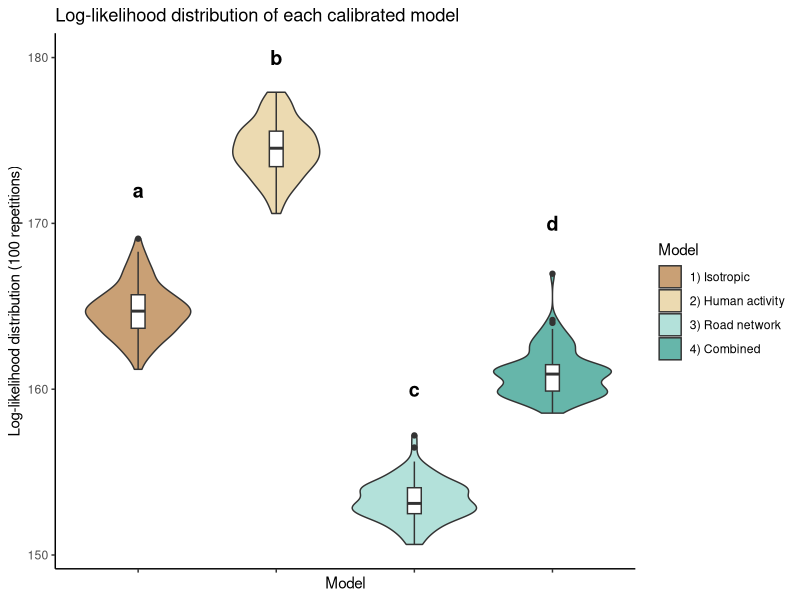

Reproduce this figure in R.
#!/usr/bin/env Rscript
# coding: utf-8

suppressWarnings(library("ggplot2"))
suppressWarnings(library("cowplot"))

### Load log-likelihood and AIC data ###
load_log_likelihood_and_AIC <- function()
{
  #---------------------------------------------------#
  # 1) Load the datasets                              #
  #---------------------------------------------------#
  isotropic_all       = read.table("2_cmaes_validation/1-isotropic_all.txt", sep=" ", h=T)
  human_activity_all  = read.table("2_cmaes_validation/2-human_activity_all.txt", sep=" ", h=T)
  road_network_all    = read.table("2_cmaes_validation/3-road_network_all.txt", sep=" ", h=T)
  combined_all        = read.table("2_cmaes_validation/4-combined_all.txt", sep=" ", h=T)
  isotropic_mean      = read.table("2_cmaes_validation/1-isotropic_mean.txt", sep=" ", h=T)
  human_activity_mean = read.table("2_cmaes_validation/2-human_activity_mean.txt", sep=" ", h=T)
  road_network_mean   = read.table("2_cmaes_validation/3-road_network_mean.txt", sep=" ", h=T)
  combined_mean       = read.table("2_cmaes_validation/4-combined_mean.txt", sep=" ", h=T)
  #---------------------------------------------------#
  # 2) Order mean log-likelihoods by increasing order #
  #---------------------------------------------------#
  isotropic_mean      = isotropic_mean[order(isotropic_mean$replay_mean),]
  human_activity_mean = human_activity_mean[order(human_activity_mean$replay_mean),]
  road_network_mean   = road_network_mean[order(road_network_mean$replay_mean),]
  combined_mean       = combined_mean[order(combined_mean$replay_mean),]
  #---------------------------------------------------#
  # 3) Get replayed log-likelihoods                   #
  #---------------------------------------------------#
  L1 = isotropic_all[isotropic_all$cmaes==isotropic_mean$cmaes[1],"replay"]
  L2 = human_activity_all[human_activity_all$cmaes== human_activity_mean$cmaes[1],"replay"]
  L3 = road_network_all[road_network_all$cmaes== road_network_mean$cmaes[1],"replay"]
  L4 = combined_all[combined_all$cmaes==combined_mean$cmaes[1],"replay"]
  #---------------------------------------------------#
  # 4) Compute AICs : 2*-log(L)+2*K                   #
  #---------------------------------------------------#
  isotropic_nb_params      = 5
  human_activity_nb_params = 5
  road_network_nb_params   = 9
  combined_nb_params       = 9
  AIC1                     = 2*L1+2*isotropic_nb_params
  AIC2                     = 2*L2+2*human_activity_nb_params
  AIC3                     = 2*L3+2*road_network_nb_params
  AIC4                     = 2*L4+2*combined_nb_params
  #---------------------------------------------------#
  # 5) Build the dataset                              #
  #---------------------------------------------------#
  models      = c(rep("1) Isotropic", length(L1)),
                  rep("2) Human activity", length(L2)),
                  rep("3) Road network", length(L3)),
                  rep("4) Combined", length(L4)))
  vector1     = c(L1, L2, L3, L4)
  vector2     = c(AIC1, AIC2, AIC3, AIC4)
  data        = as.data.frame(cbind(vector1,vector2))
  data$Model  = as.factor(models)
  names(data) = c("LogLikelihood", "AIC", "Model")
  return(data)
}

### Plot the log-likelihood distributions ###
plot_loglikelihood_distribution <- function()
{
  data           = load_log_likelihood_and_AIC()
  my_comparisons = list(c("1) Isotropic", "2) Human activity"), c("1) Isotropic", "3) Road network"), c("1) Isotropic", "4) Combined"), c("2) Human activity", "3) Road network"), c("2) Human activity", "4) Combined"), c("3) Road network", "4) Combined"))
  ### LOG-LIKELIHOOD DISTRIBUTIONS ###
  p = ggplot(data, aes(x=Model, y=LogLikelihood)) +
    scale_fill_brewer(palette = "BrBG") +
    geom_violin(aes(fill=Model), alpha=0.6) +
    geom_boxplot(width=0.1) +
    annotate(geom="text", x=unique(data$Model), y=c(172,180,160,170), label=c("a", "b", "c", "d"), fontface=2, size=5) +
    xlab("Model") +
    ylab("Log-likelihood distribution (100 repetitions)") +
    ggtitle("Log-likelihood distribution of each calibrated model") +
    theme_classic() +
    theme(axis.text.x=element_blank())
  return(p)
}


##################
#      MAIN      #
##################

args    = commandArgs(trailingOnly = TRUE)
WORKDIR = args[1]
setwd(WORKDIR)

p = plot_loglikelihood_distribution()
ggsave("figures/FigureS2.pdf", p, width=7, height=5, units="in")



